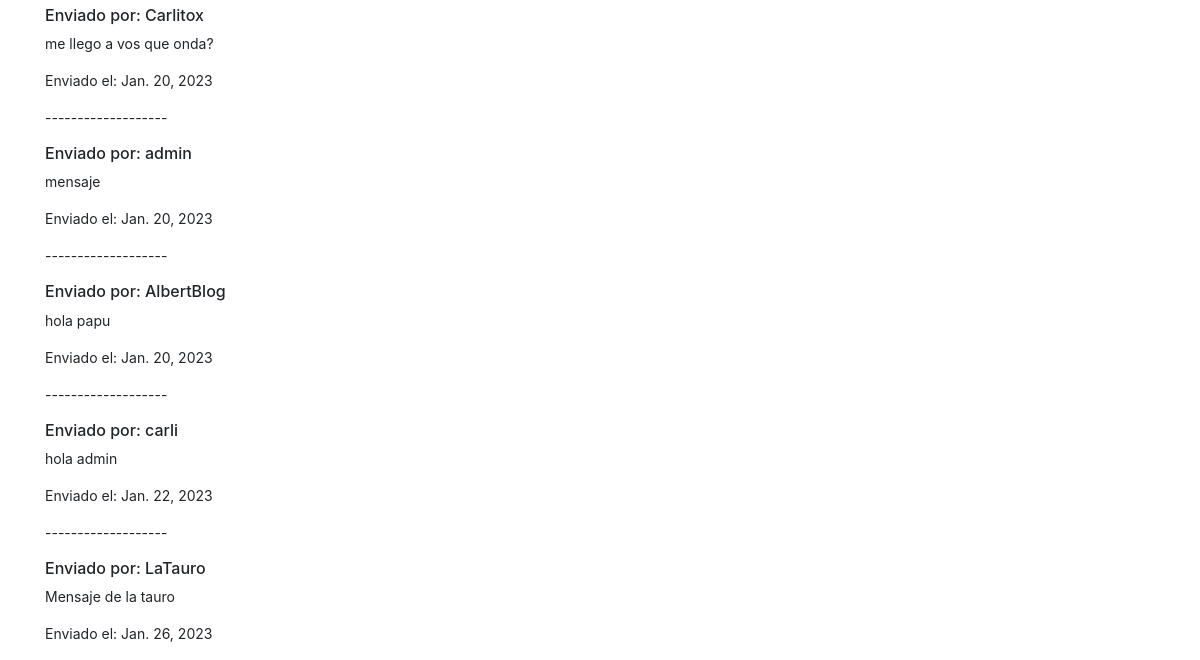
The app's page /registro/buscarmensaje/ (signed in, lower part), older data.
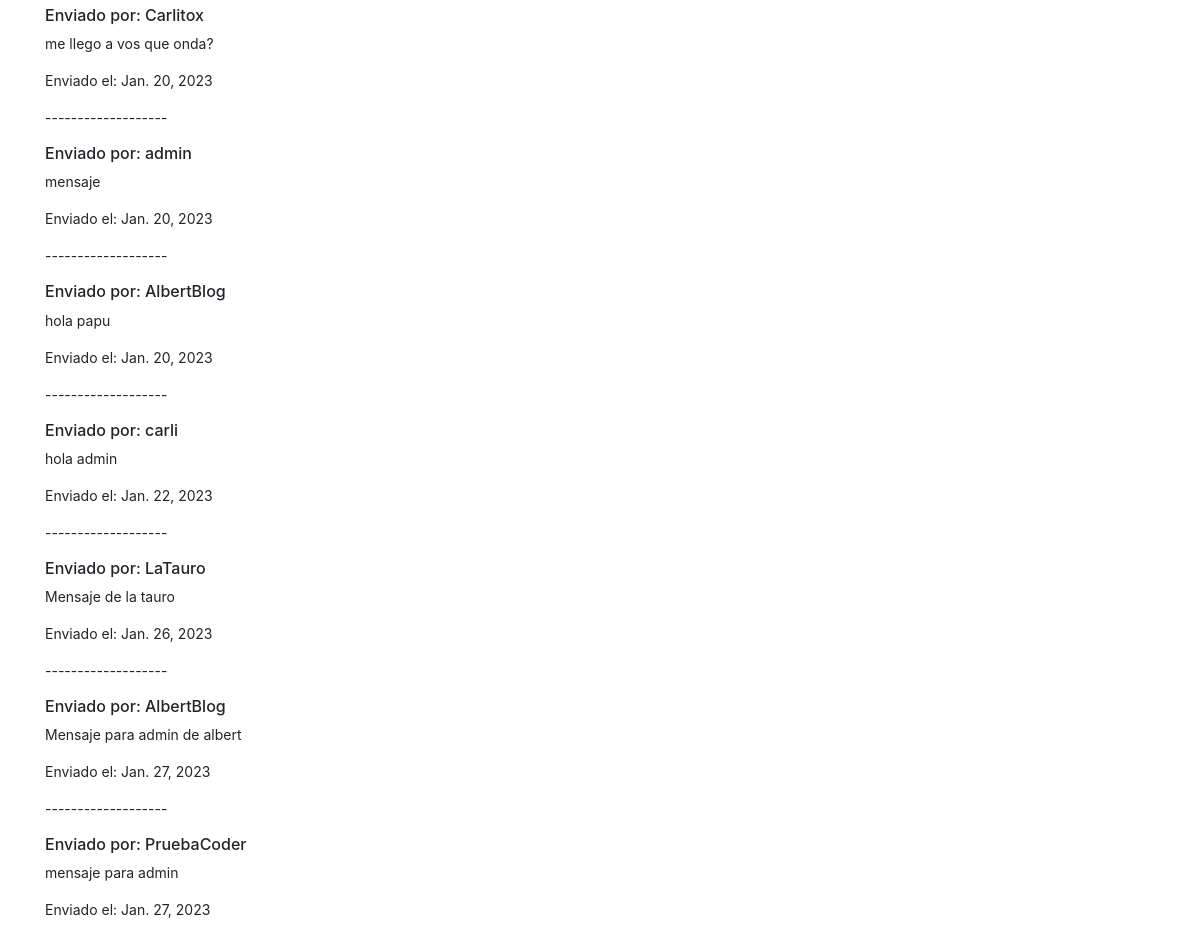
The same page, newer data.
### Registro/models.py (models this page shows, shortened)
class Mensaje(models.Model):
    emisor=models.ForeignKey(User, related_name= "emisor", on_delete=models.CASCADE)
    receptor=models.ForeignKey(User, related_name= "receptor", on_delete=models.CASCADE)
    cuerpo=models.TextField(max_length=250, blank=True, null=True)
    enviado=models.DateField(auto_now_add=True)

### Registro/views.py (the view)
# urls.py: path("buscarmensaje/", buscarmensaje, name="buscarmensaje"),
@login_required
def buscarmensaje(request):
    receptor= request.user
    if receptor != "":
        mensajes=Mensaje.objects.filter(receptor=receptor)
        return render(request, "mensajes_recibidos.html", {"mensajes":mensajes})

### Templates/mensajes_recibidos.html (shortened to what this page needs)
{% extends "padre.html" %}
{% load static %}
{% block content %}
<br>
<br>
{% if mensajes %}
<small>
    {% for mensaje in mensajes %}
    <p>-------------------</p>
    <h6>Enviado por: {{mensaje.emisor}}</h6>
    <p>{{mensaje.cuerpo}}</p>
    <p>Enviado el: {{mensaje.enviado}}</p>
    {% endfor %}
</small>
{% else %}
<h3>No tiene mensajes para mostrar</h3>
{% endif %}
{% endblock %}

Row changes from the older to the newer data that the page shows:
added Mensaje: emisor "AlbertBlog", cuerpo "Mensaje para admin de albert", enviado "Jan. 27, 2023"
added Mensaje: emisor "PruebaCoder", cuerpo "mensaje para admin", enviado "Jan. 27, 2023"
